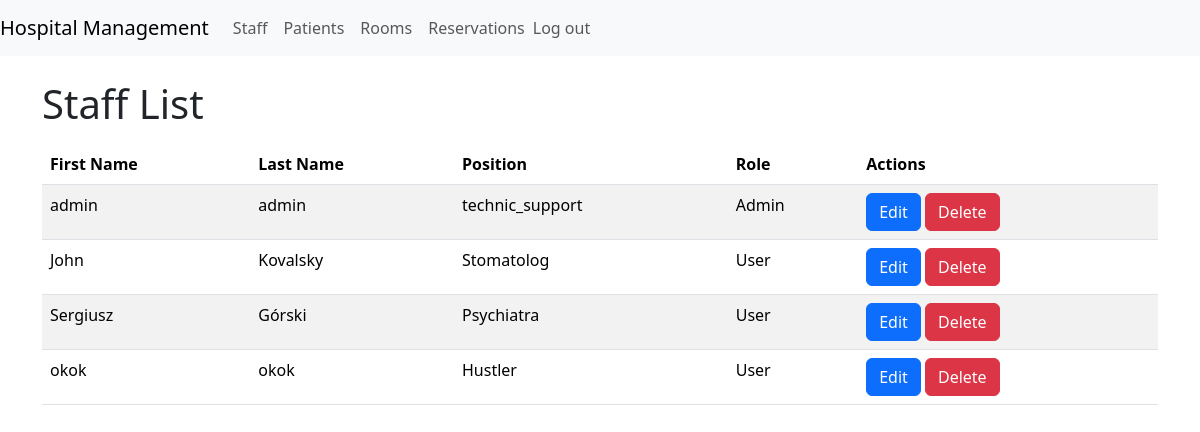
Page /staff/ (signed in) on the earlier database version.
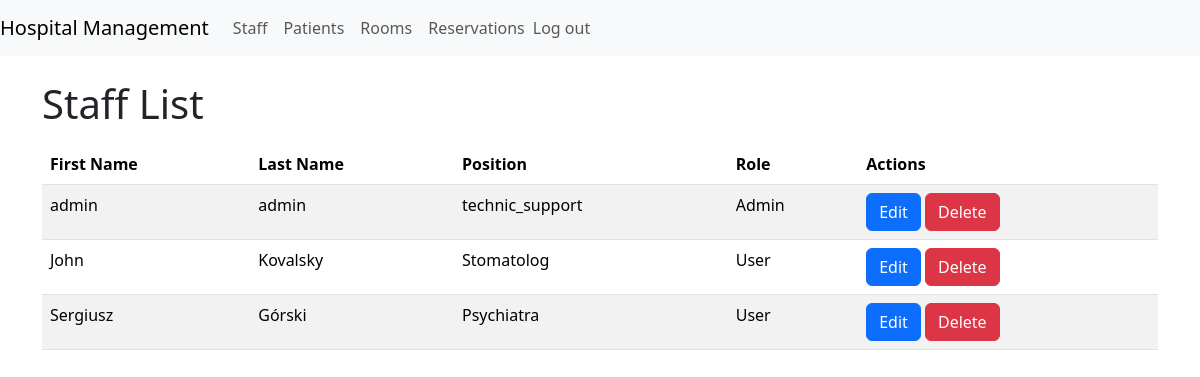
Same page on the later database version.
### management/models.py (models this page shows, shortened)
class Staff(models.Model):
    ROLES = [
        ('USER', 'User'),
        ('ADMIN', 'Admin'),
    ]
    user = models.OneToOneField(User, on_delete=models.CASCADE)
    first_name = models.CharField(max_length=30)
    last_name = models.CharField(max_length=50)
    position = models.CharField(max_length=50)
    role = models.CharField(max_length=5, choices=ROLES, default='USER')

### management/views.py (the view)
# urls.py: path('staff/', views.staff_list, name='staff_list'),
@login_required
def staff_list(request):
    error = request.session.pop('form_error', None)
    success = request.session.pop('form_success', None)
    staff_members = Staff.objects.all()
    return render(request, 'staff_list.html', {
        'staff_members': staff_members,
        'error': error,
        'success': success
    })

### management/context_processors.py (called while the page is built)
def user_role_context(request):
    if request.user.is_authenticated:
        try:
            staff_member = Staff.objects.get(user=request.user)
            return {'user_role': staff_member.role}
        except Staff.DoesNotExist:
            return {'user_role': None}
    else:
        return {'user_role': None}

### templates/staff_list.html (shortened to what this page needs)
{% extends 'base.html' %}
{% load static %}
{% block content %}
    <h1 class="mt-4">Staff List</h1>
    <table class="table table-striped mt-3">
        <thead>
            <tr>
                <th scope="col">First Name</th>
                <th scope="col">Last Name</th>
                <th scope="col">Position</th>
                <th scope="col">Role</th>
                <th scope="col">Actions</th>
            </tr>
        </thead>
        <tbody>
        {% for staff in staff_members %}
            <tr id="staff_{{ staff.id }}">
                <td>{{ staff.first_name }}</td>
                <td>{{ staff.last_name }}</td>
                <td>{{ staff.position }}</td>
                <td>{{ staff.get_role_display }}</td>
                <td>
                    <button class="btn btn-primary" onclick="openEditStaffForm({{ staff.id }})">Edit</button>
                    <button class="btn btn-danger" onclick="confirmDeleteStaff({{ staff.id }})">Delete</button>
                </td>
            </tr>
        {% endfor %}
        </tbody>
    </table>
{% endblock %}

Differences in the rows shown:
removed Staff: first_name "okok", last_name "okok", position "Hustler", role "User"
